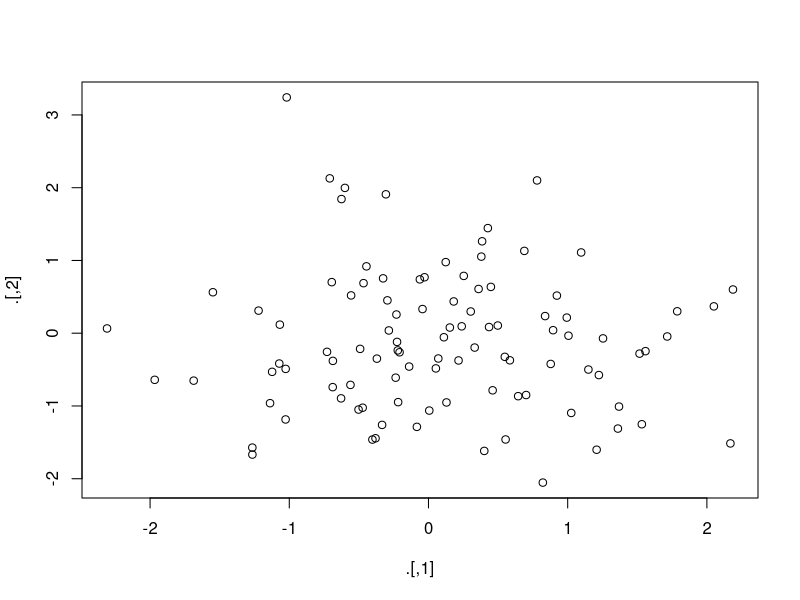

The R source for this figure: (Note: this script raises an error after producing the figure.)
# load necessary libraries
library(magrittr)

set.seed(123)
# set 200 random normal distribution data
rnorm(200) %>%
  matrix(ncol = 2) %>%
  plot %>%
  colSums

# use of tee pipe operator
set.seed(123)
# set 200 random normal distribution data
rnorm(200) %>%
  matrix(ncol = 2) %T>%
  plot %>%
  colSums

x<-rnorm(100)

hist(x)
qqnorm(x)
qqline(x)
shapiro.test(x)
scatter.smooth(x)
